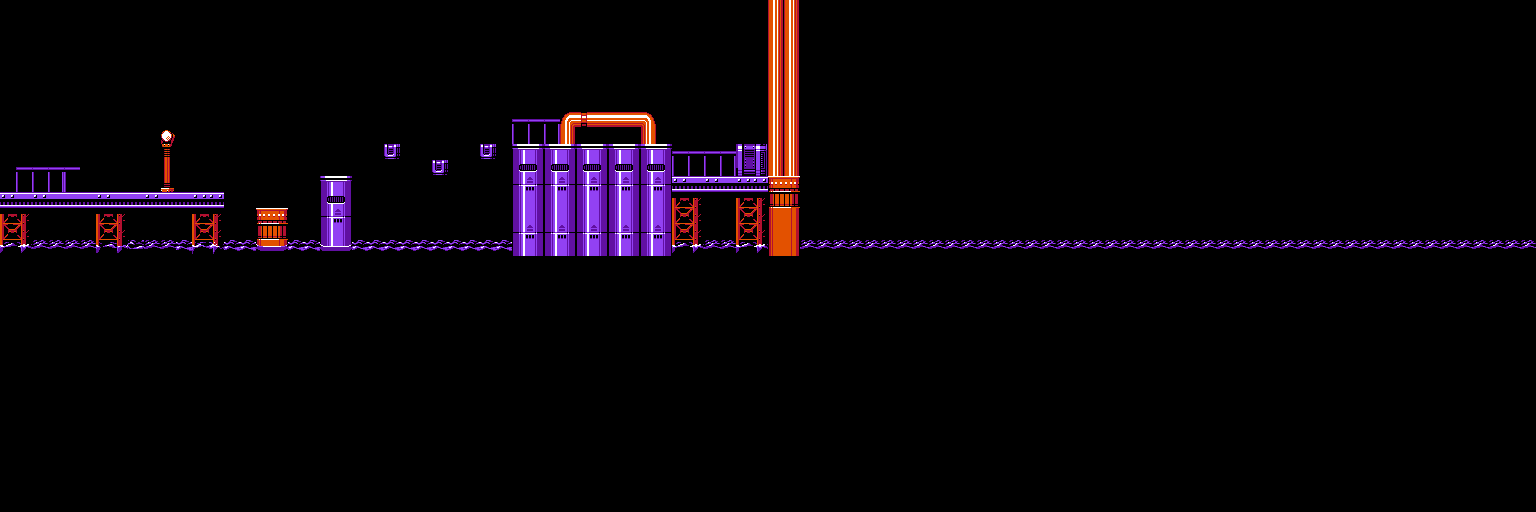

Rendered tile map (Tiled .tmx) drawn with the repository's tilesets; below, a short description and the map source with its tile grids summarised:
An orthogonal 96x32 tile map with 16x16 px tiles, 3 tile layers (background, ground, foreground) and 1 object (Camera).

<map version="1.8" tiledversion="1.8.4" orientation="orthogonal" renderorder="right-down" width="96" height="32" tilewidth="16" tileheight="16" infinite="0" nextlayerid="8" nextobjectid="16">
 <properties>
  <property name="deathY" type="int" value="290" />
 </properties>
 <tileset firstgid="1" name="tileset" tilewidth="16" tileheight="16" spacing="2" margin="1" tilecount="72" columns="9">
  <image source="tileset-extruded.png" width="162" height="144" />
  <tile id="3">
   <properties>
    <property name="collision" type="bool" value="true" />
   </properties>
  </tile>
  <tile id="4">
   <properties>
    <property name="collision" type="bool" value="true" />
   </properties>
  </tile>
  <tile id="5">
   <properties>
    <property name="collision" type="bool" value="true" />
   </properties>
  </tile>
  <tile id="6">
   <properties>
    <property name="collision" type="bool" value="true" />
   </properties>
  </tile>
  <tile id="12">
   <properties>
    <property name="collision" type="bool" value="true" />
   </properties>
  </tile>
  <tile id="15">
   <properties>
    <property name="collision" type="bool" value="true" />
   </properties>
  </tile>
  <tile id="16">
   <properties>
    <property name="collision" type="bool" value="true" />
   </properties>
  </tile>
  <tile id="17">
   <properties>
    <property name="collision" type="bool" value="true" />
   </properties>
  </tile>
  <tile id="19">
   <properties>
    <property name="collision" type="bool" value="true" />
   </properties>
  </tile>
  <tile id="20">
   <properties>
    <property name="collision" type="bool" value="true" />
   </properties>
  </tile>
  <tile id="21">
   <properties>
    <property name="collision" type="bool" value="true" />
   </properties>
  </tile>
  <tile id="22">
   <properties>
    <property name="collision" type="bool" value="true" />
   </properties>
  </tile>
  <tile id="23">
   <properties>
    <property name="collision" type="bool" value="true" />
   </properties>
  </tile>
  <tile id="24">
   <properties>
    <property name="collision" type="bool" value="true" />
   </properties>
  </tile>
  <tile id="25">
   <properties>
    <property name="collision" type="bool" value="true" />
   </properties>
  </tile>
  <tile id="26">
   <properties>
    <property name="collision" type="bool" value="true" />
   </properties>
  </tile>
  <tile id="28">
   <properties>
    <property name="collision" type="bool" value="true" />
   </properties>
  </tile>
  <tile id="29">
   <properties>
    <property name="collision" type="bool" value="true" />
   </properties>
  </tile>
  <tile id="32">
   <properties>
    <property name="collision" type="bool" value="true" />
   </properties>
  </tile>
  <tile id="33">
   <properties>
    <property name="collision" type="bool" value="true" />
   </properties>
  </tile>
  <tile id="34">
   <properties>
    <property name="collision" type="bool" value="true" />
   </properties>
  </tile>
  <tile id="35">
   <properties>
    <property name="collision" type="bool" value="true" />
   </properties>
  </tile>
  <tile id="41">
   <properties>
    <property name="collision" type="bool" value="true" />
   </properties>
  </tile>
  <tile id="42">
   <properties>
    <property name="collision" type="bool" value="true" />
   </properties>
  </tile>
  <tile id="43">
   <properties>
    <property name="collision" type="bool" value="true" />
   </properties>
  </tile>
  <tile id="44">
   <properties>
    <property name="collision" type="bool" value="true" />
   </properties>
  </tile>
  <tile id="63">
   <properties>
    <property name="collision" type="bool" value="true" />
   </properties>
  </tile>
 </tileset>
 <layer id="5" name="background" width="96" height="32">
  <data>[3072 cells, 890 non-empty, 11 distinct tile ids]</data>
 </layer>
 <objectgroup id="4" name="objects">
  <properties>
   <property name="excalibur" type="bool" value="true" />
  </properties>
  <object id="14" type="Camera" x="159.324" y="150.272">
   <point />
  </object>
 </objectgroup>
 <layer id="1" name="ground" width="96" height="32">
  <properties>
   <property name="Solid" type="bool" value="true" />
  </properties>
  <data>[3072 cells, 204 non-empty, 39 distinct tile ids]</data>
 </layer>
 <layer id="6" name="foreground" width="96" height="32">
  <data>[3072 cells, 750 non-empty, 10 distinct tile ids]</data>
 </layer>
</map>